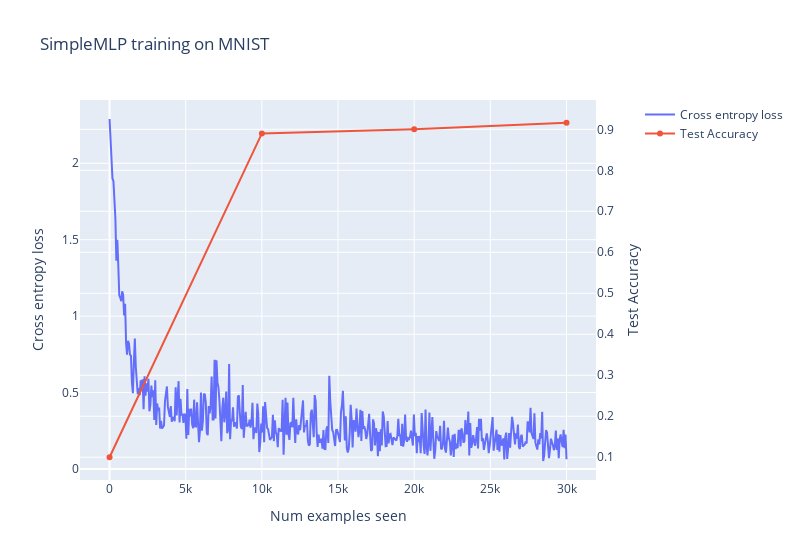

The cell this chart's notebook holds for it:
### Code cell
@dataclass
class SimpleMLPTrainingArgs:
    """
    Defining this class implicitly creates an __init__ method, which sets arguments as below, e.g. self.batch_size=64.
    Any of these fields can also be overridden when you create an instance, e.g. SimpleMLPTrainingArgs(batch_size=128).
    """

    batch_size: int = 64
    epochs: int = 3
    learning_rate: float = 1e-3


def train(args: SimpleMLPTrainingArgs) -> tuple[list[float], list[float], SimpleMLP]:
    """
    Trains & returns the model, using training parameters from the `args` object. Returns the model, and loss list.
    """
    model = SimpleMLP().to(device)

    mnist_trainset, mnist_testset = get_mnist()
    mnist_trainloader = DataLoader(mnist_trainset, batch_size=args.batch_size, shuffle=True)
    mnist_testloader = DataLoader(mnist_testset, batch_size=args.batch_size)

    optimizer = t.optim.Adam(model.parameters(), lr=args.learning_rate)
    loss_list = []
    accuracy_list = []

    for epoch in range(args.epochs):
        pbar = tqdm(mnist_trainloader)

        for imgs, labels in pbar:
            # Move data to device, perform forward pass
            imgs, labels = imgs.to(device), labels.to(device)
            logits = model(imgs)

            # Calculate loss, perform backward pass
            loss = F.cross_entropy(logits, labels)
            loss.backward()
            optimizer.step()
            optimizer.zero_grad()

            # Update logs & progress bar
            loss_list.append(loss.item())
            pbar.set_postfix(epoch=f"{epoch+1}/{args.epochs}", loss=f"{loss:.3f}")
        
        
        with t.inference_mode():
            correct = 0
            total = 0
            for imgs, labels in tqdm(mnist_testloader):
                imgs, labels = imgs.to(device), labels.to(device)
                
                
                logits = model(imgs)

                max = t.argmax(logits, 1)
                agreement = t.eq(max, labels).type(t.float)
                correct += t.count_nonzero(agreement).item()
                total += agreement.shape[0]
            
            accuracy_list.append(correct/total)

    return loss_list, accuracy_list, model


args = SimpleMLPTrainingArgs()
loss_list, accuracy_list, model = train(args)

line(
    y=[loss_list, [0.1] + accuracy_list],  # we start by assuming a uniform accuracy of 10%
    use_secondary_yaxis=True,
    x_max=args.epochs * len(mnist_trainset),
    labels={"x": "Num examples seen", "y1": "Cross entropy loss", "y2": "Test Accuracy"},
    title="SimpleMLP training on MNIST",
    width=800,
)

### Figure 1 — Plotly figure (JSON) as saved in the notebook; plotly's stock layout.template omitted (floating-point values rounded to 4 significant figures; data arrays with more than 128 entries replaced by an {"elided": "..."} marker saying what was removed)
{"data": [{"name": "Cross entropy loss", "type": "scatter", "x": {"elided": "471 float values"}, "xaxis": "x", "y": {"elided": "471 float values"}, "yaxis": "y"}, {"name": "Test Accuracy", "type": "scatter", "x": [0, 10000, 20000, 30000], "xaxis": "x", "y": [0.1, 0.89, 0.9, 0.916], "yaxis": "y2"}], "layout": {"hovermode": "x unified", "title": {"text": "SimpleMLP training on MNIST"}, "width": 800, "xaxis": {"anchor": "y", "domain": [0, 0.94], "title": {"text": "Num examples seen"}}, "yaxis": {"anchor": "x", "domain": [0, 1], "title": {"text": "Cross entropy loss"}}, "yaxis2": {"anchor": "x", "overlaying": "y", "side": "right", "title": {"text": "Test Accuracy"}}}}
